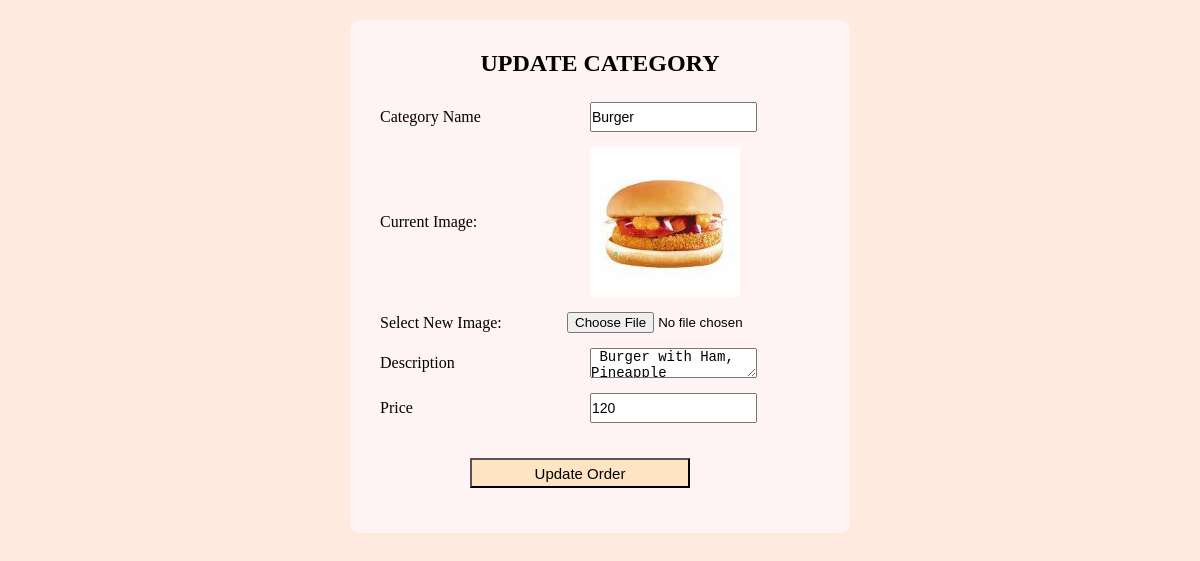
Page /UpdateCategory.php?id=13 on the committed database.
### tables this page shows
CREATE TABLE `tblcategory` (
  `id` int(11) NOT NULL,
  `cname` varchar(20) NOT NULL,
  `cimage` varchar(400) NOT NULL,
  `cdesc` varchar(30) NOT NULL,
  `cprice` int(11) NOT NULL
);

### UpdateCategory.php (the view, shortened to what this page needs)
<?php
include 'Database_connect.php';
if(isset($_GET['id'])) {
    $id = $_GET['id'];
    $qry = "SELECT * FROM tblcategory WHERE id = '$id'";
    $data = mysqli_query($conn, $qry);
    $r = mysqli_fetch_assoc($data);
    $current_image = $r['cimage'];
} else {
    header('location: AddCategory.php');
}
?>
<!DOCTYPE html>
<html lang="en">
<head>
    <link rel="stylesheet" href="style4.css">
</head>
<body>
    <form action="" method="post" enctype="multipart/form-data">
        <div class="container">
            <form action="" method="POST" class="order">
                <div class="title">
                    Update Category
                </div>
                <div class="form">
                    <div class="input_field">
                        <label>Category Name</label>
                        <input type="text" name="txtcname" class="input" value="<?php echo $r['cname']; ?>">
                    </div>
                    <div class="input_field">
                        <label>Current Image:</label>
                        <?php if($current_image == "") { ?>
                            <div class='error'>Image not Available.</div>
                        <?php } else { ?>
                            <br><img src="<?php echo "http://localhost/PHPPROG/project/$current_image" ; ?>" width="150px"><br>
                        <?php } ?>
                    </div>
                    <div class="input_field">
                        <label>Select New Image: </label>
                        <input type="file" name="image">
                    </div>
                    <div class="input_field">
                        <label>Description</label>
                        <textarea name="txtdescription" class="input" required><?php echo $r['cdesc']; ?></textarea>
                    </div>
                    <div class="input_field">
                        <label>Price</label>
                        <input type="text" name="txtprice" class="input" value="<?php echo $r['cprice']; ?>">
                    </div>
                    <div class="input_field">
                        <input type="submit" name="submit" value="Update Order" class="btn">
                    </div>
                </div>
            </form>
        </div>
    </form>
</html>

### style4.css (style rules this page uses)
* { padding: 0; margin: 0; box-sizing: border-box; }
body { background-color: #ffeae0; padding: 0 10px; }
.container { max-width: 500px; width: 100%; background-color:rgb(255, 243, 243); margin: 20px auto; padding: 30px; border-radius: 10px; }
.container .title { font-size: 24px; font-weight: 700; margin-bottom: 25px; text-transform: uppercase; text-align: center; }
.container .form { width: 100%; }
.container .form .input_field { margin-bottom: 15px; display: flex; align-items: center; }
.container .form .input_field label { width: 200px; margin-right: 10px; font-size: 16px; width: 200; }
.container .form .input_field .input { width: 167px; outline: none; font-size: 14px; height: 30px; }
.container .form .input_field .btn { width: 50%; height: 30px; font-size: 15px; background-color: bisque; margin-left: 90px; margin-top: 20px; }

### rows in the picture
tblcategory: txtcname "Burger", cimage (picture), txtdescription "Burger with Ham, Pineapple", txtprice "120"
